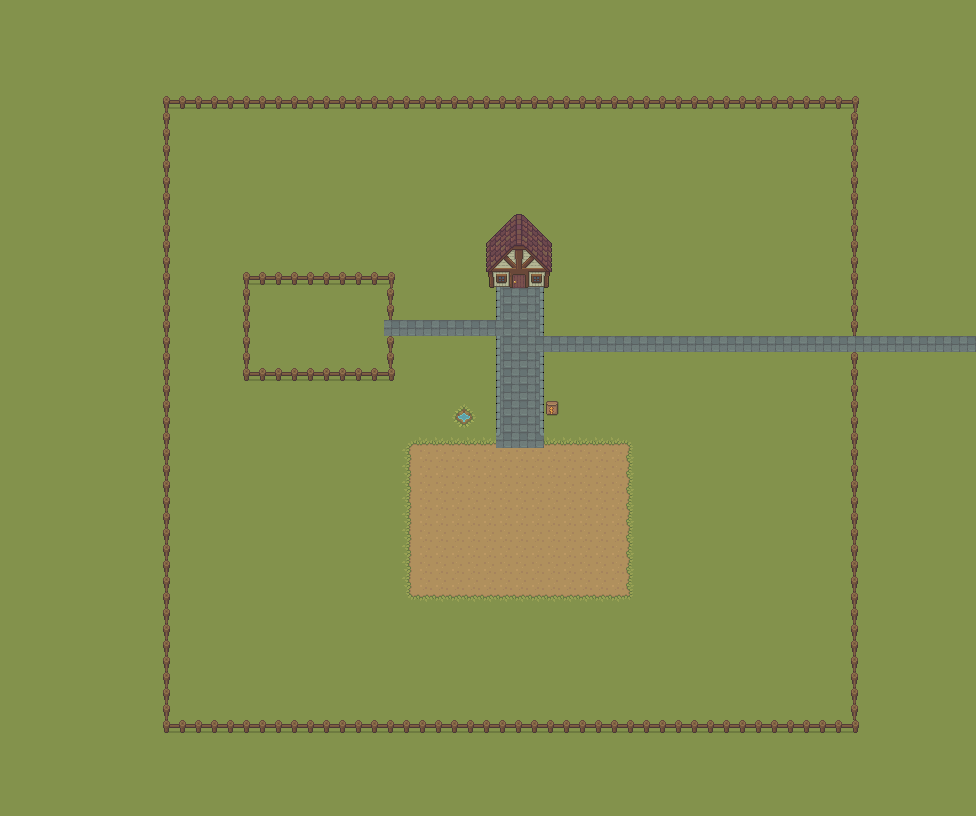

Tiled map render using the project's own tile images. Description and the map definition, with tile-layer contents summarised, below:
An orthogonal 61x51 tile map with 16x16 px tiles, 4 tile layers (groundLayer, decorationLayer, walkLayer, aboveLaye) and 1 object (player).

<map version="1.5" tiledversion="1.7.2" orientation="orthogonal" renderorder="right-down" width="61" height="51" tilewidth="16" tileheight="16" infinite="0" nextlayerid="7" nextobjectid="7">
 <editorsettings>
  <export target="TiledMap.tmx" format="tmx" />
 </editorsettings>
 <tileset firstgid="1" source="SpriteSheet.tsx" />
 <layer id="1" name="groundLayer" width="61" height="51">
  <data>[3111 cells, 3111 non-empty, 19 distinct tile ids]</data>
 </layer>
 <layer id="5" name="decorationLayer" width="61" height="51">
  <data>[3111 cells, 3111 non-empty, 2 distinct tile ids]</data>
 </layer>
 <layer id="2" name="walkLayer" width="61" height="51">
  <properties>
   <property name="colision" type="bool" value="true" />
  </properties>
  <data>[3111 cells, 207 non-empty, 21 distinct tile ids]</data>
 </layer>
 <objectgroup id="6" name="movement" visible="0">
  <object id="4" name="player" x="521" y="320.333">
   <point />
  </object>
 </objectgroup>
 <layer id="3" name="aboveLaye" width="61" height="51">
  <data>[3111 cells, 8 non-empty, 8 distinct tile ids]</data>
 </layer>
</map>